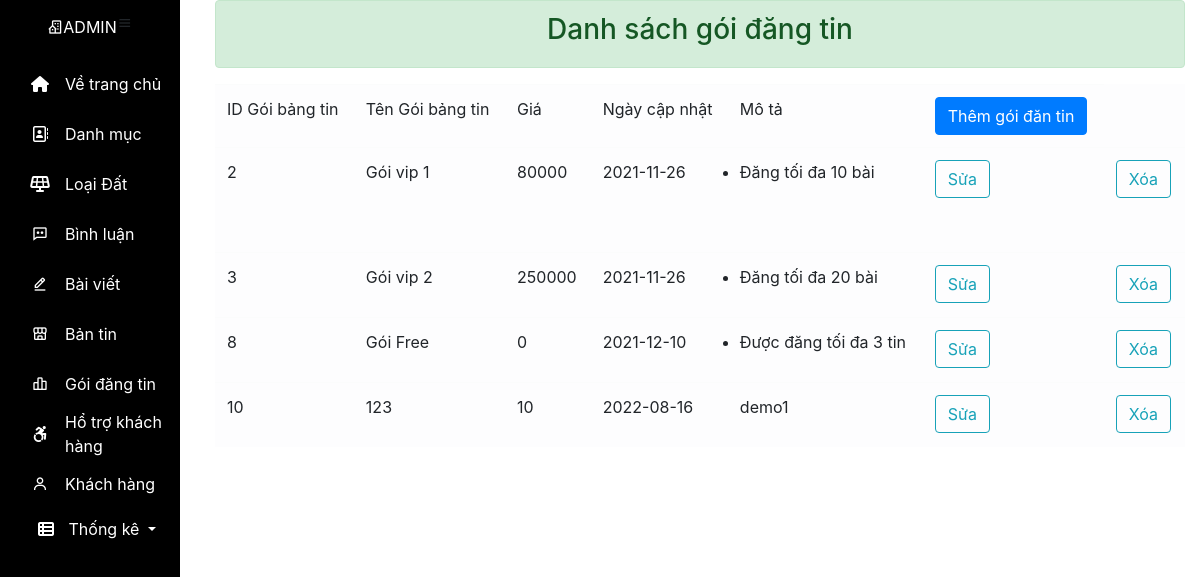
The app's page /view/Admin/layout.php?dan_tin_list (signed in) with its own data.
### tables this page shows
CREATE TABLE `goi_dang_tin` (
  `id_goi_bang_tin` int(10) NOT NULL AUTO_INCREMENT,
  `ten_goi_bang_tin` varchar(50) NOT NULL,
  `gia` float NOT NULL,
  `mo_ta_goi_bang_tin` text NOT NULL,
  `ngay_cap_nhat` date NOT NULL,
  PRIMARY KEY (`id_goi_bang_tin`)
);

### controller/gobal.php (called while the page is built, shortened)
<?php
$root =  "/PHP1";
$view = "$root/view";
$admin = "$view/Admin";

### model/database/pdo.php (called while the page is built, shortened)
<?php
function database()
{
    $host_name = "localhost";
    $db_name = "batdongsan";
    $username = "root";
    $password = "";
    $conn = new PDO("mysql:host=$host_name;dbname=$db_name;charset=utf8", $username, $password);
    $conn->setAttribute(PDO::ATTR_ERRMODE, PDO::ERRMODE_EXCEPTION);
    return $conn;
}
function pdo_query($sql)
{
    $sql_args = array_slice(func_get_args(), 1);
    try {
        $conn = database();
        $a = $conn->prepare($sql);
        $a->execute($sql_args);
        $rows = $a->fetchAll();
        return $rows;
    } catch (PDOException $e) {
        throw $e;
    } finally {
        unset($conn);
    }
}

### model/database/function.php (called while the page is built, shortened)
<?php
include("pdo.php");
function goi_dan_tin()
{
    $sql = "SELECT *  FROM goi_dang_tin";
    $row = pdo_query($sql);
    return $row;
}

### view/Admin/goi_dang_tin/list.php (the view, shortened to what this page needs)
<!doctype html>
<html lang="en">
<head>
    <link rel="stylesheet" href="https://stackpath.bootstrapcdn.com/bootstrap/4.3.1/css/bootstrap.min.css">
</head>
<body>
    <div class="container-fluid">
        <div class="alert alert-success">
            <strong>
                <h3 style="text-align: center;">Danh sách gói đăng tin</h3>
            </strong>
        </div>
        <div class="right">
            <table class="table table-light">
                <thead>
                    <tr>
                        <td>ID Gói bảng tin</td>
                        <td>Tên Gói bảng tin</td>
                        <td>Giá</td>
                        <td>Ngày cập nhật</td>
                        <td>Mô tả</td>
                        <td><a name="" id="" class="btn btn-primary" href="<?= $admin ?>/layout.php?dan_tin_new" role="button">Thêm gói đăn tin</a></td>
                    </tr>
                </thead>
                <tbody>
                    <?php
                    $row = goi_dan_tin();
                    foreach ($row as $a) {
                    ?>
                        <tr>
                            <td><?= $a['id_goi_bang_tin'] ?></td>
                            <td><?= $a['ten_goi_bang_tin'] ?></td>
                            <td><?= $a['gia'] ?></td>
                            <td><?= $a['ngay_cap_nhat'] ?></td>
                            <td><?= $a['mo_ta_goi_bang_tin'] ?></td>
                            <td>
                                <a href="<?= $admin ?>/layout.php?dan_tin_edit&id=<?= $a['id_goi_bang_tin'] ?>"><button type="button" class="btn btn-outline-info">Sửa</button></a>
                            </td>
                            <td>
                                <a href="<?= $admin ?>/goi_dang_tin/delete.php?id=<?= $a['id_goi_bang_tin'] ?>"><button type="button" class="btn btn-outline-info">Xóa</button></a>
                            </td>
                        </tr>
                    <?php } ?>
                </tbody>
            </table>
        </div>
    </div>
</body>
</html>

### content/css/nav.css (style rules this page uses)
* { margin: 0; padding: 0; box-sizing: border-box; }

### records on screen
goi_dang_tin: id_goi_bang_tin "2", ten_goi_bang_tin "Gói vip 1", gia "80000", ngay_cap_nhat "2021-11-26", mo_ta_goi_bang_tin "Đăng tối đa 10 bài"
goi_dang_tin: id_goi_bang_tin "3", ten_goi_bang_tin "Gói vip 2", gia "250000", ngay_cap_nhat "2021-11-26", mo_ta_goi_bang_tin "Đăng tối đa 20 bài"
goi_dang_tin: id_goi_bang_tin "8", ten_goi_bang_tin "Gói Free", gia "0", ngay_cap_nhat "2021-12-10", mo_ta_goi_bang_tin "Được đăng tối đa 3 tin"
goi_dang_tin: id_goi_bang_tin "10", ten_goi_bang_tin "123", gia "10", ngay_cap_nhat "2022-08-16", mo_ta_goi_bang_tin "demo1"
